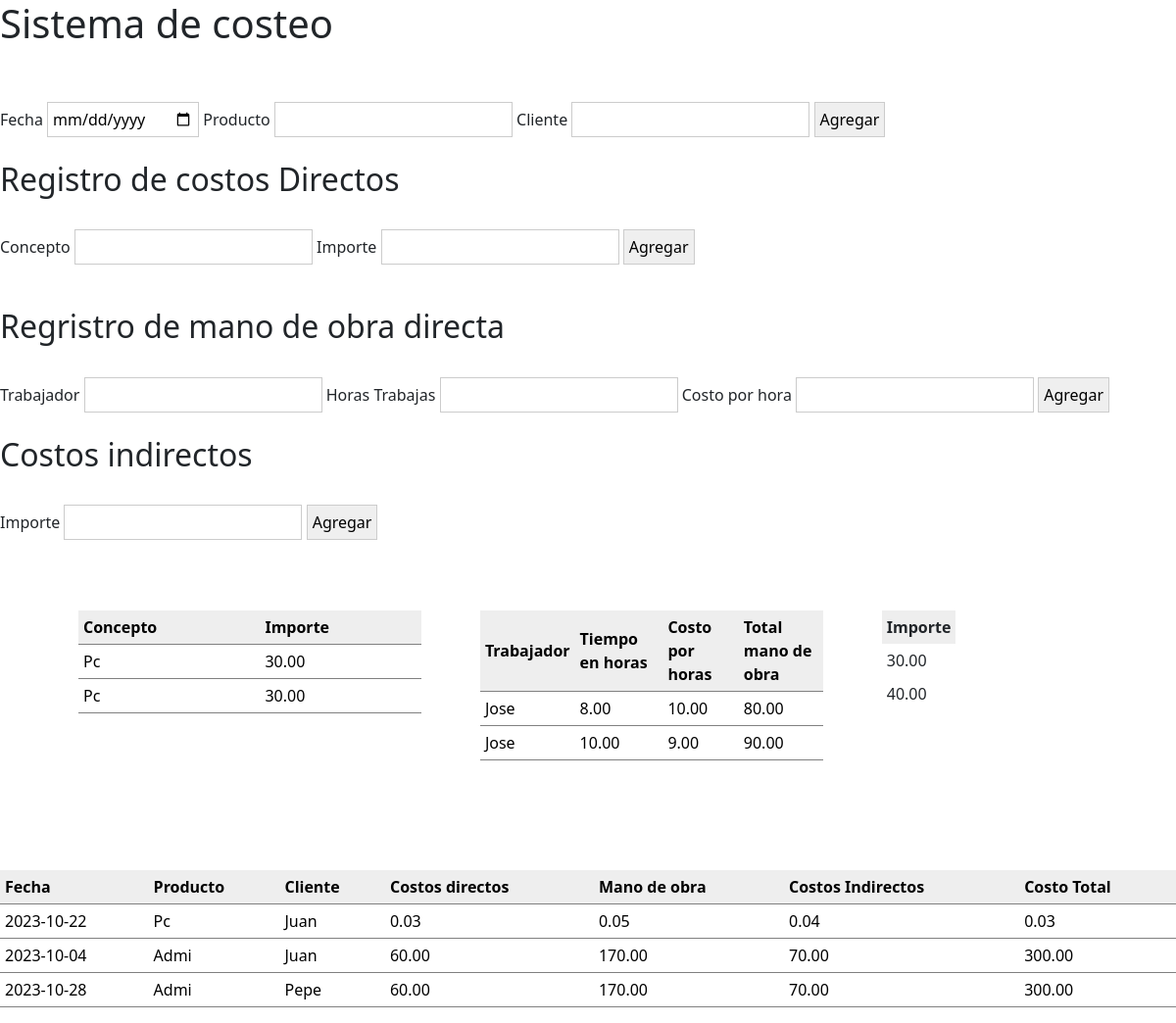
Before: /Sistemacosteo/ with the older database file.
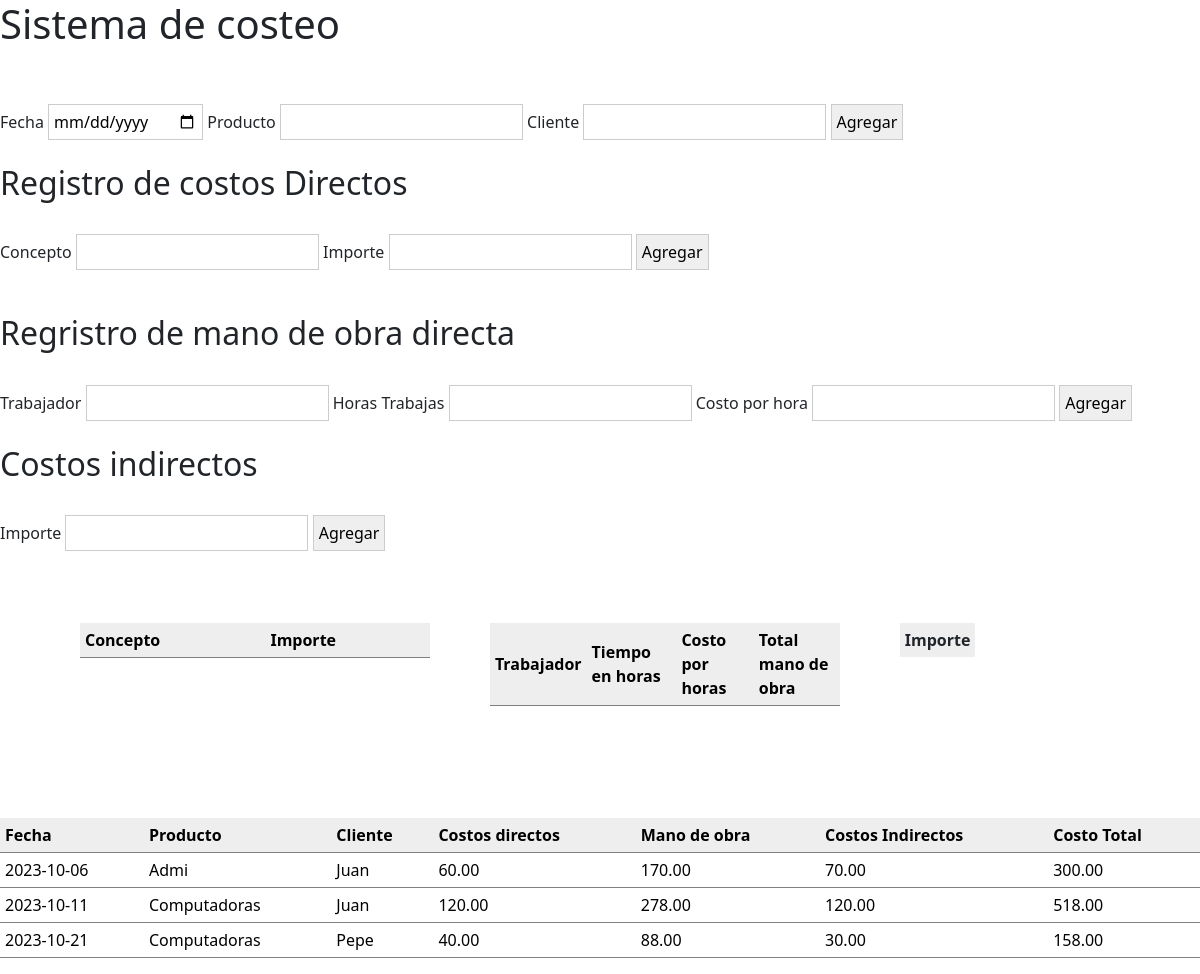
After: the same page with the newer database file.
### CustomCodeSolutions/models.py (models this page shows, shortened)
class Costos_Directos(models.Model):
    concepto = models.CharField(max_length=255,null=False)
    importe = models.DecimalField(max_digits=10, decimal_places=2)
    class Meta:
        db_table = "costos_directos"

class Mano_de_Obra(models.Model):
    nombre_del_trabajador = models.CharField(max_length=255,null=False)
    tiempo_de_trabajo = models.DecimalField(max_digits=10, decimal_places=2)
    costo_por_hora = models.DecimalField(max_digits=10, decimal_places=2)
    Total_Trabajador = models.DecimalField(max_digits=10, decimal_places=2, blank=True, null=True)
    class Meta:
        db_table = "mano_de_obra"

class CostosIndirectos(models.Model):
    importe = models.DecimalField(max_digits=10, decimal_places=2)
    class Meta:
        db_table = "costos_indirectos"

class Tabla_Final(models.Model):
    fecha = models.CharField(max_length=15)
    producto = models.CharField(max_length=255)
    cliente =  models.CharField(max_length=255)
    costos_directos = models.DecimalField(max_digits=10, decimal_places=2)
    mano_de_obra = models.DecimalField(max_digits=10, decimal_places=2)
    costos_indirectos = models.DecimalField(max_digits=10, decimal_places=2)
    costo_total = models.DecimalField(max_digits=5, decimal_places=2)
    class Meta:
        db_table = "tabla_final"

### CustomCodeSolutions/views.py (the view)
# urls.py: path('Sistemacosteo/',views.SistemaCosteo, name='sistemaCosteo'),
def SistemaCosteo(request):
    costos_directos = Costos_Directos.objects.all()
    mano_de_obra = Mano_de_Obra.objects.all()
    costos_indirectos = CostosIndirectos.objects.all()
    tabla  = Tabla_Final.objects.all()
    return render(request,'CustomCodeSolutions/sistemaCosteo.html', {'costos_directos': costos_directos, 'mano_de_obra': mano_de_obra, 'costos_indirectos': costos_indirectos, 'tabla': tabla})

### CustomCodeSolutions/templates/CustomCodeSolutions/sistemaCosteo.html (shortened to what this page needs)
<!DOCTYPE html>
<html lang="en">
<head>
    {% load static %}
    <link rel="stylesheet" href='{% static "css/sistemaCosteo.css" %}'>
    <link href="https://cdn.jsdelivr.net/npm/bootstrap@5.3.2/dist/css/bootstrap.min.css" rel="stylesheet"
>
</head>
<body>
    <div class="contenedo">
        <div class="titul">
            <h1>Sistema de costeo</h1>
        </div>
        <br>
        <br>
        <div class="form">
            <form action="{% url 'create_tabla_final' %}" method="POST">
                <div class="fecha-producto-cliente">
                    <label for="fecha-ex">Fecha</label>
                    <input type="date" id="fecha-ex" name="fecha-ex">
                    <label for="producto">Producto</label>
                    <input type="text" name="producto" id="producto">
                    <label for="cliente">Cliente</label>
                    <input type="text" name="cliente" id="cliente">
                    <input type="submit" value="Agregar">
                </div>
            </form>
            <br>
            <form action="{% url 'create_costos_directos' %}" method="POST">
                <h2>Registro de costos Directos</h2>
                <br>
                <div class="costos-directos">
                    <label for="concepto">Concepto</label>
                    <input type="text" name="concepto" id="concepto">
                    <label for="importe">Importe</label>
                    <input type="text" name="importe" id="importe">
                    <input type="submit" value="Agregar">
            </form>
        </div>
    </div>
    <br>
    <h2>Regristro de mano de obra directa</h2>
    <br>
    <div class="mano-de-obra">
        <form action="{%url 'create_mano_de_obra' %}" method="POST">
            <label for="trabajador">Trabajador</label>
            <input type="trabajador" name="trabajador" id="trabajador">
            <label for="horas-trabajadas">Horas Trabajas</label>
            <input type="trabajador" name="horas_trabajadas" id="horas-trabajadas">
            <label for="costo-hora">Costo por hora</label>
            <input type="trabajador" name="costo_hora" id="costo-hora">
            <input type="submit" value="Agregar">
        </form>
    </div>
    <br>
    <h2>Costos indirectos</h2>
    <br>
    <form action="{%url 'create_costos_indirectos' %}" method="POST">
        <label for="importe">Importe</label>
        <input type="text" name="importe" id="importe">
        <input type="submit" value="Agregar">
    </form>
    <br>
    <br>
    <br>
    <div class="tablas-costos">
        <div class="tres-tablas">
            <br>
            <div class="tabla-costos-directos table table-striped">
                <table>
                    <tr>
                        <th>Concepto</th>
                        <th>Importe</th>
                    </tr>
                    {% for dato in costos_directos %}
                    <tr>
                        <td>{{ dato.concepto }}</td>
                        <td>{{ dato.importe }}</td>
                    </tr>
                    {% endfor %}
                </table>
            </div>
            <div class="tabla-mano-de-obra table table-striped">
                <table>
                    <tr>
                        <th>Trabajador</th>
                        <th>Tiempo en horas</th>
                        <th>Costo por horas</th>
                        <th>Total mano de obra</th>
                    </tr>
                    {% for obra in mano_de_obra %}
                    <tr>
                        <td>{{ obra.nombre_del_trabajador }}</td>
                        <td>{{ obra.tiempo_de_trabajo }}</td>
                        <td>{{ obra.costo_por_hora }}</td>
                        <td>{{ obra.Total_Trabajador }}</td>
                    </tr>
                    {% endfor %}
                </table>
            </div>
            <div class="tabla-costos-indirectos table-striped">
                <table>
                    <tr>
                        <th>Importe</th>
                    </tr>
                    {% for imp in costos_indirectos %}
                    <tr>
                        <td>{{ imp.importe }}</td>
                    </tr>
                    {% endfor %}
                </table>
                <br>
            </div>
        </div>
    </div>
    <br>
    <br>
    <br>
    <br>
    <div class="tabla-mano-de-obra table table-striped">
        <table>
            <tr>
                <th>Fecha</th>
                <th>Producto</th>
                <th>Cliente</th>
                <th>Costos directos</th>
                <th>Mano de obra</th>
                <th>Costos Indirectos</th>
                <th>Costo Total</th>
            </tr>
            {% for final in tabla %}
            <tr>
                <td>{{ final.fecha }}</td>
                <td>{{ final.producto }}</td>
                <td>{{ final.cliente }}</td>
                <td>{{ final.costos_directos }}</td>
                <td>{{ final.mano_de_obra }}</td>
                <td>{{ final.costos_indirectos }}</td>
                <td>{{ final.costo_total }}</td>
            </tr>
            {% endfor %}
        </table>
    </div>
</body>
</html>

### CustomCode/static/css/sistemaCosteo.css (style rules this page uses)
body { font-family: sans-serif; background-color: #fff; }
.form { margin-bottom: 20px; }
.tablas-costos { display: flex; justify-content: space-between; }
.tabla-costos-directos, .tabla-mano-de-obra, .tabla-costos-indirectos, .tabla-final { margin: 0 auto; margin-right: 20px; }
.tres-tablas { display: flex; justify-content: space-between; column-gap: 40px; }
table { border-collapse: collapse; width: 100%; }
th, td { border: 1px solid black; padding: 5px; }
th { background-color: #eee; }
input, button { border: 1px solid #ccc; padding: 5px; }

Changed rows visible on the page:
removed Costos_Directos: concepto "Pc", importe "30.00"
removed Costos_Directos: concepto "Pc", importe "30.00"
removed Mano_de_Obra: nombre_del_trabajador "Jose", tiempo_de_trabajo "8.00", costo_por_hora "10.00", Total_Trabajador "80.00"
removed Mano_de_Obra: nombre_del_trabajador "Jose", tiempo_de_trabajo "10.00", costo_por_hora "9.00", Total_Trabajador "90.00"
removed CostosIndirectos: importe "30.00"
removed CostosIndirectos: importe "40.00"
removed Tabla_Final: fecha "2023-10-22", producto "Pc", cliente "Juan", costos_directos "0.03", mano_de_obra "0.05", costos_indirectos "0.04", costo_total "0.03"
removed Tabla_Final: fecha "2023-10-04", producto "Admi", cliente "Juan", costos_directos "60.00", mano_de_obra "170.00", costos_indirectos "70.00", costo_total "300.00"
removed Tabla_Final: fecha "2023-10-28", producto "Admi", cliente "Pepe", costos_directos "60.00", mano_de_obra "170.00", costos_indirectos "70.00", costo_total "300.00"
added Tabla_Final: fecha "2023-10-06", producto "Admi", cliente "Juan", costos_directos "60.00", mano_de_obra "170.00", costos_indirectos "70.00", costo_total "300.00"
added Tabla_Final: fecha "2023-10-11", producto "Computadoras", cliente "Juan", costos_directos "120.00", mano_de_obra "278.00", costos_indirectos "120.00", costo_total "518.00"
added Tabla_Final: fecha "2023-10-21", producto "Computadoras", cliente "Pepe", costos_directos "40.00", mano_de_obra "88.00", costos_indirectos "30.00", costo_total "158.00"
